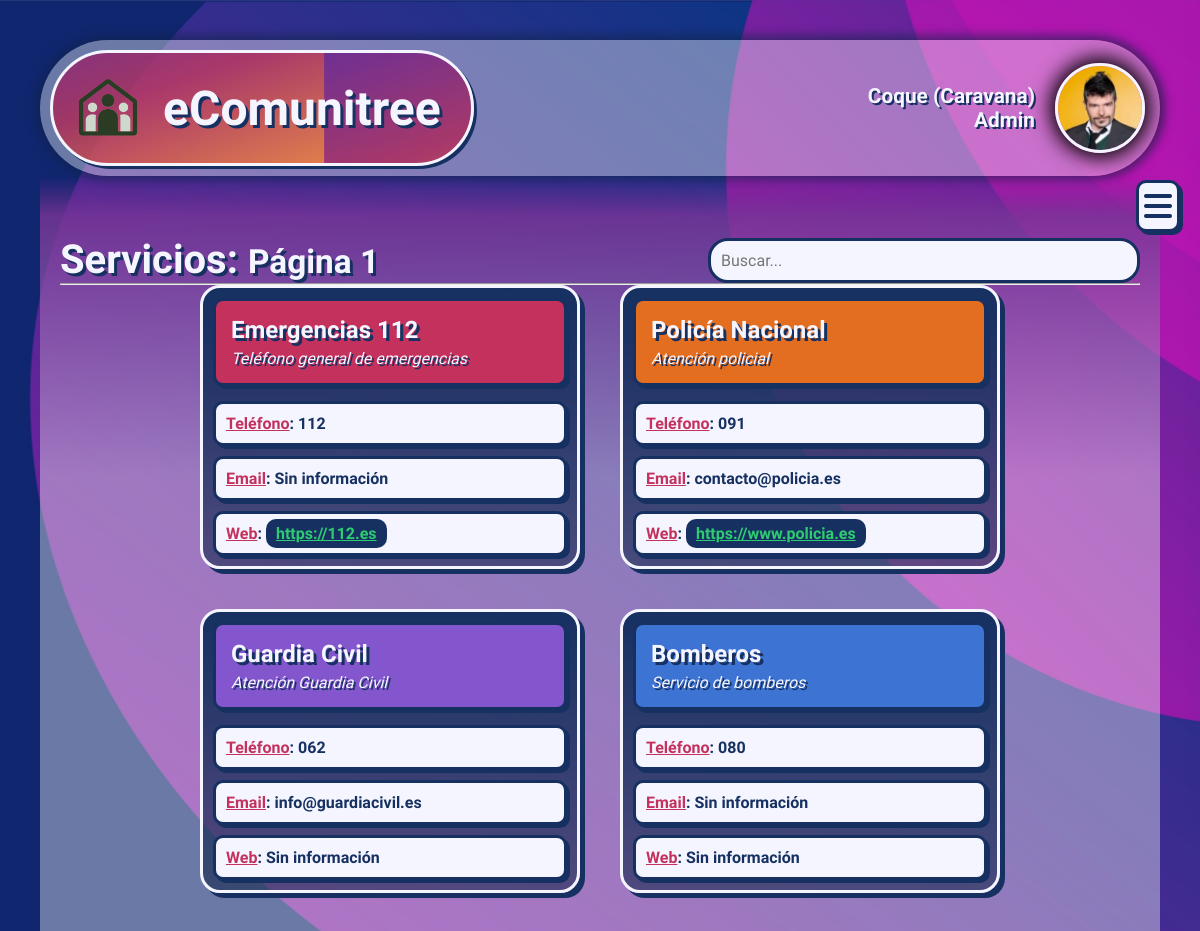
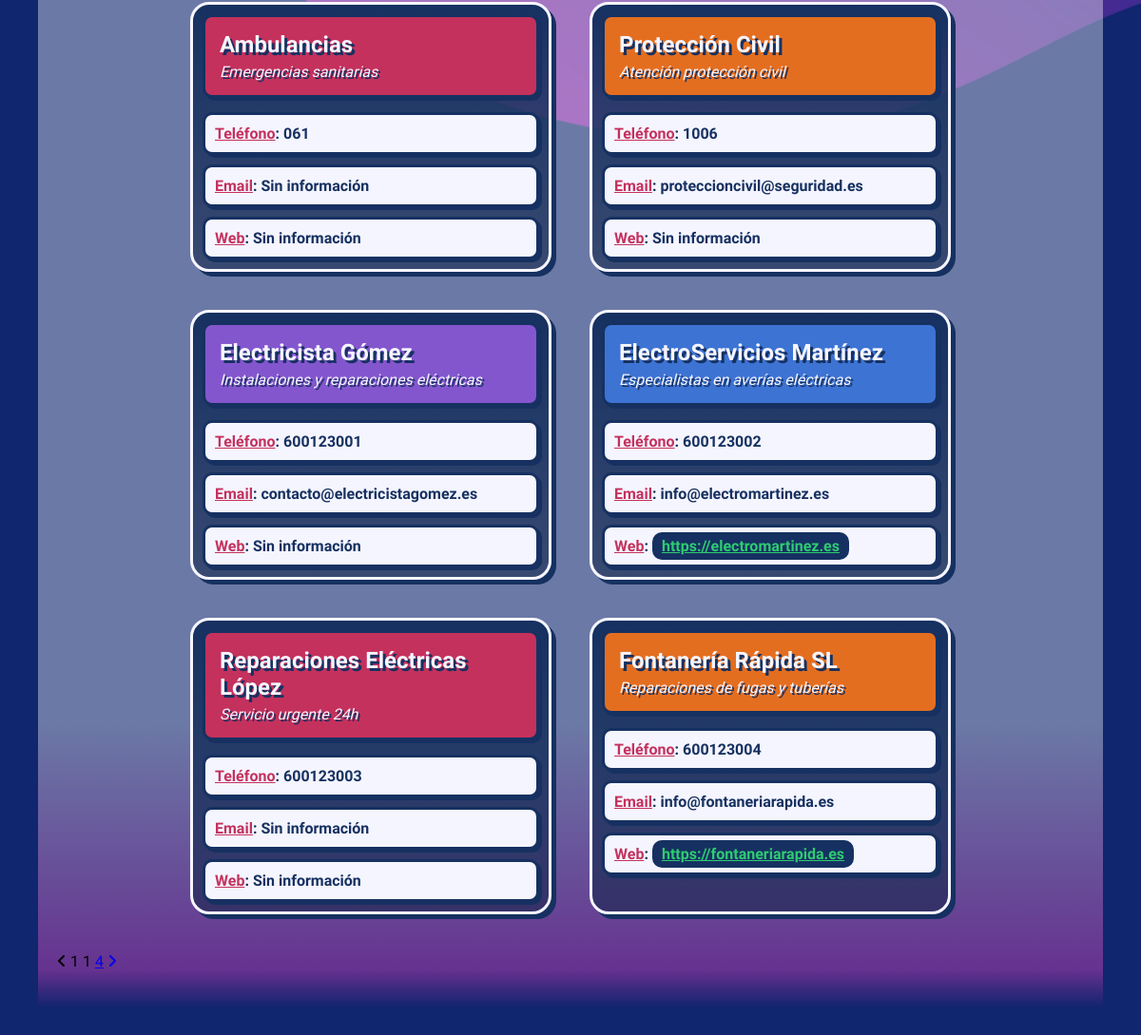
Screenshot of /servicios.php (signed in) with the database file from the repository (2 pictures, top to bottom).
### tables this page shows
CREATE TABLE servicios (
    id_servicio INT AUTO_INCREMENT PRIMARY KEY,
    nombre VARCHAR(100) NOT NULL,
    descripcion VARCHAR(300),
    telefono VARCHAR(30),
    email VARCHAR(150),
    enlace VARCHAR(255),
    activo BOOLEAN DEFAULT TRUE
);

### servicios.php (the view, shortened to what this page needs)
<?php
    include("db/db.inc");
    $num_lineas = 10;
    $pagina = isset($_GET['pag']) ? max(1, intval($_GET['pag'])) : 1;
    $offset = ($pagina - 1) * $num_lineas;
    $total_resultado = $conn -> query(
        "SELECT COUNT(*) AS total FROM servicios"
    );
    $total_filas = $total_resultado -> fetch_assoc()['total'];
    $total_paginas = ceil($total_filas / $num_lineas);
    $resultado = $conn->query(
        "SELECT * FROM servicios
        ORDER BY id_servicio ASC
        LIMIT $num_lineas OFFSET $offset"
    );
    $servicios = $resultado->fetch_all(MYSQLI_ASSOC);
?>
<!DOCTYPE html>
<html lang="en">
<head>
    <link rel="stylesheet" href="css/servicios/servicios.css">
</head>
<body>
<header class="body-header">
        <a href="index.php" class="btn-index">
            <img src="img/logo-transparencia.png" alt="logotipo">
            <h1>eComunitree</h1>
        </a>
        <div class="user">
            <div class="user-name">
                <p><?= $_SESSION["nombre"] ?> (<?= $_SESSION["vivienda"] ?>)</p>
                <p><?= ucfirst($_SESSION["rol"]) ?></p>
            </div>
            <a href="desconectar.php" title="Cerrar sesión">
                <img src="img_user/<?= $_SESSION["foto"]; ?>" alt="Perfil de <?= $_SESSION['nombre']; ?>">
            </a>
        </div>
    </header>
    <main>
        <div class="services">
            <header class="services-header">
                <h2>Servicios: <small>Página <?= $pagina ?></small></h2>
                <input type="search" placeholder="Buscar...">
            </header>
            <hr>
            <section class="services-body">
            <?php foreach ($servicios as $s): ?>
                <article>
                    <header class="article-header">
                        <h3> <?= htmlspecialchars($s['nombre']) ?> </h3>
                        <p> <?= htmlspecialchars($s['descripcion']) ?> </p>
                    </header>
                    <section class="article-body">
                        <ul>
                            <li>
                                <u>Teléfono</u>:
                                <?= !empty($s['telefono']) ? htmlspecialchars($s['telefono']) : "Sin información" ?>
                            </li>
                            <li>
                                <u>Email</u>:
                                <?= !empty($s['email']) ? htmlspecialchars($s['email']) : "Sin información" ?>
                            </li>
                            <li>
                                <u>Web</u>:
                                <?php if (!empty($s['enlace'])): ?>
                                    <a href="<?= htmlspecialchars($s['enlace']) ?>" target="_blank">
                                        <?= htmlspecialchars($s['enlace']) ?>
                                    </a>
                                <?php else: ?>
                                    Sin información
                                <?php endif; ?>
                            </li>
                        </ul>
                    </section>
                </article>
            <?php endforeach; ?>
            </section>
            <div class="pager">
                <?php if ($pagina > 1): ?>
                    <a class="pag-arrow" href="?pag=<?= $pagina - 1 ?>"><i class="fa-solid fa-angle-left"></i></a>
                <?php else: ?>
                    <span class="pag-arrow disabled"><i class="fa-solid fa-angle-left"></i></span>
                <?php endif; ?>
                <?php if ($pagina == 1): ?>
                    <span class="limite disabled">1</span>
                <?php else: ?>
                    <a href="?pag=1" class="limite">1</a>
                <?php endif; ?>
                <span class="activo">
                    <?= $pagina ?>
                </span>
                <?php if ($total_paginas > 1): ?>
                    <?php if ($pagina == $total_paginas): ?>
                        <span class="limite disabled"><?= $total_paginas ?></span>
                    <?php else: ?>
                        <a href="?pag=<?= $total_paginas ?>" class="limite"><?= $total_paginas ?></a>
                    <?php endif; ?>
                <?php else: ?>
                    <span class="limite disabled">1</span>
                <?php endif; ?>
                <?php if ($pagina < $total_paginas): ?>
                    <a class="pag-arrow" href="?pag=<?= $pagina + 1 ?>"><i class="fa-solid fa-angle-right"></i></a>
                <?php else: ?>
                    <span class="pag-arrow disabled"><i class="fa-solid fa-angle-right"></i></span>
                <?php endif; ?>
            </div>
        </div>
        <label for="menu-toggle" class="menu-button"><i class="fa-solid fa-bars"></i></label>
    </main>
</body>
</html>

### rows the page displays
servicios: nombre "Emergencias 112", descripcion "Teléfono general de emergencias", telefono "112", shows "Sin información", enlace "https://112.es"
servicios: nombre "Policía Nacional", descripcion "Atención policial", telefono "091", email "contacto@policia.es", enlace "https://www.policia.es"
servicios: nombre "Guardia Civil", descripcion "Atención Guardia Civil", telefono "062", email "info@guardiacivil.es", shows "Sin información"
servicios: nombre "Bomberos", descripcion "Servicio de bomberos", telefono "080", shows "Sin información"
servicios: nombre "Ambulancias", descripcion "Emergencias sanitarias", telefono "061", shows "Sin información"
servicios: nombre "Protección Civil", descripcion "Atención protección civil", telefono "1006", email "proteccioncivil@seguridad.es", shows "Sin información"
servicios: nombre "Electricista Gómez", descripcion "Instalaciones y reparaciones eléctricas", telefono "600123001", email "contacto@electricistagomez.es", shows "Sin información"
servicios: nombre "ElectroServicios Martínez", descripcion "Especialistas en averías eléctricas", telefono "600123002", email "info@electromartinez.es", enlace "https://electromartinez.es"
servicios: nombre "Reparaciones Eléctricas López", descripcion "Servicio urgente 24h", telefono "600123003", shows "Sin información"
servicios: nombre "Fontanería Rápida SL", descripcion "Reparaciones de fugas y tuberías", telefono "600123004", email "info@fontaneriarapida.es", enlace "https://fontaneriarapida.es"

### other values shown
$_SESSION["nombre"] "Coque"
$_SESSION["vivienda"] "Caravana"
$_SESSION["rol"] "Admin"
$pagina "1"
$total_paginas "4"
